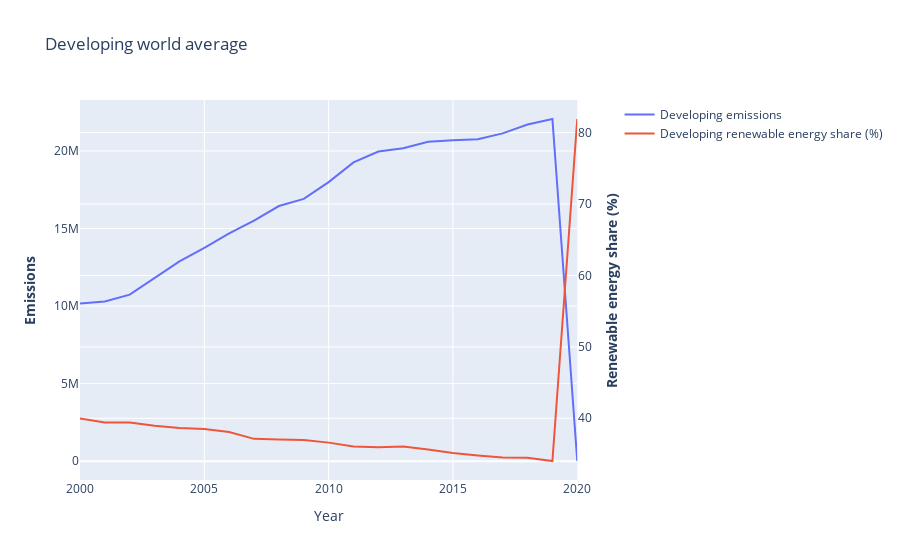

The notebook cell this image was saved under:
### Markdown cell above
In the graph above, the emissions in developed countries show that they have been decreasing over the years. Furthermore, there has been a steady increase of renewable energy since 2000. 

While the increase if renewable energy does seem to correlate with the reduction of CO2 emissions supporting our first perspective, the decrease is not sheer. So even though renewable energy contributes to the reduction of emissions, the pace is not efficient to make big changes at once. Sustainability seems to help for the long term, but is too slow to meet urgent changes in reducing CO2 emissions, which supports our second perspective.

### Code cell
developing_data = df[(df['Element'] == "Emissions (CO2)") & (df['Item'] == "All sectors without LULUCF") & (~df['Area'].isin(developed_countries))].drop(columns=[
    'Item','Access to electricity (% of population)',
    'Access to clean fuels for cooking',
    'Renewable-electricity-generating-capacity-per-capita',
    'Financial flows to developing countries (US $)',
    'Electricity from fossil fuels (TWh)', 'Electricity from nuclear (TWh)',
    'Low-carbon electricity (% electricity)',
    'Primary energy consumption per capita (kWh/person)',
    'Energy intensity level of primary energy (MJ/$2017 PPP GDP)',
    'Value_co2_emissions_kt_by_country',
    'Renewables (% equivalent primary energy)', 'gdp_growth',
    'gdp_per_capita', 'Density\\n(P/Km2)', 'Land Area(Km2)', 'Latitude',
    'Longitude']).dropna()

developing_means = pd.concat([developing_data['Renewable energy share in the total final energy consumption (%)'].groupby(developing_data['Year']).mean(), developing_data['Emission'].groupby(developing_data['Year']).sum()], axis=1)

# Create figure with secondary y-axis
fig = make_subplots(specs=[[{"secondary_y": True}]])

# Add traces
fig.add_trace(
    go.Scatter(x=developing_means.index, y=developing_means['Emission'], name="Developing emissions"),
    secondary_y=False,
)

fig.add_trace(
    go.Scatter(x=developing_means.index, y=developing_means['Renewable energy share in the total final energy consumption (%)'], name="Developing renewable energy share (%)"),
    secondary_y=True,
)

# Add figure title
fig.update_layout(
    title_text="Developing world average"
)

# Set x-axis title
fig.update_xaxes(title_text="Year")

# Set y-axes titles
fig.update_yaxes(title_text="<b>Emissions</b>", secondary_y=False)
fig.update_yaxes(title_text="<b>Renewable energy share (%)</b>", secondary_y=True)

fig.show()

### Figure 1 — Plotly figure (JSON) as saved in the notebook; plotly's stock layout.template omitted (floating-point values rounded to 4 significant figures)
{"data": [{"name": "Developing emissions", "type": "scatter", "x": [2000, 2001, 2002, 2003, 2004, 2005, 2006, 2007, 2008, 2009, 2010, 2011, 2012, 2013, 2014, 2015, 2016, 2017, 2018, 2019, 2020], "xaxis": "x", "y": [10160000.0, 10300000.0, 10730000.0, 11810000.0, 12880000.0, 13760000.0, 14680000.0, 15510000.0, 16450000.0, 16910000.0, 17990000.0, 19270000.0, 19960000.0, 20180000.0, 20590000.0, 20690000.0, 20760000.0, 21140000.0, 21710000.0, 22060000.0, 10054], "yaxis": "y"}, {"name": "Developing renewable energy share (%)", "type": "scatter", "x": [2000, 2001, 2002, 2003, 2004, 2005, 2006, 2007, 2008, 2009, 2010, 2011, 2012, 2013, 2014, 2015, 2016, 2017, 2018, 2019, 2020], "xaxis": "x", "y": [39.96, 39.43, 39.4, 38.94, 38.63, 38.49, 38.09, 37.12, 37.04, 36.94, 36.59, 36.06, 35.96, 36.04, 35.62, 35.15, 34.79, 34.5, 34.47, 34.02, 81.9], "yaxis": "y2"}], "layout": {"title": {"text": "Developing world average"}, "xaxis": {"anchor": "y", "domain": [0, 0.94], "title": {"text": "Year"}}, "yaxis": {"anchor": "x", "domain": [0, 1], "title": {"text": "<b>Emissions</b>"}}, "yaxis2": {"anchor": "x", "overlaying": "y", "side": "right", "title": {"text": "<b>Renewable energy share (%)</b>"}}}}
